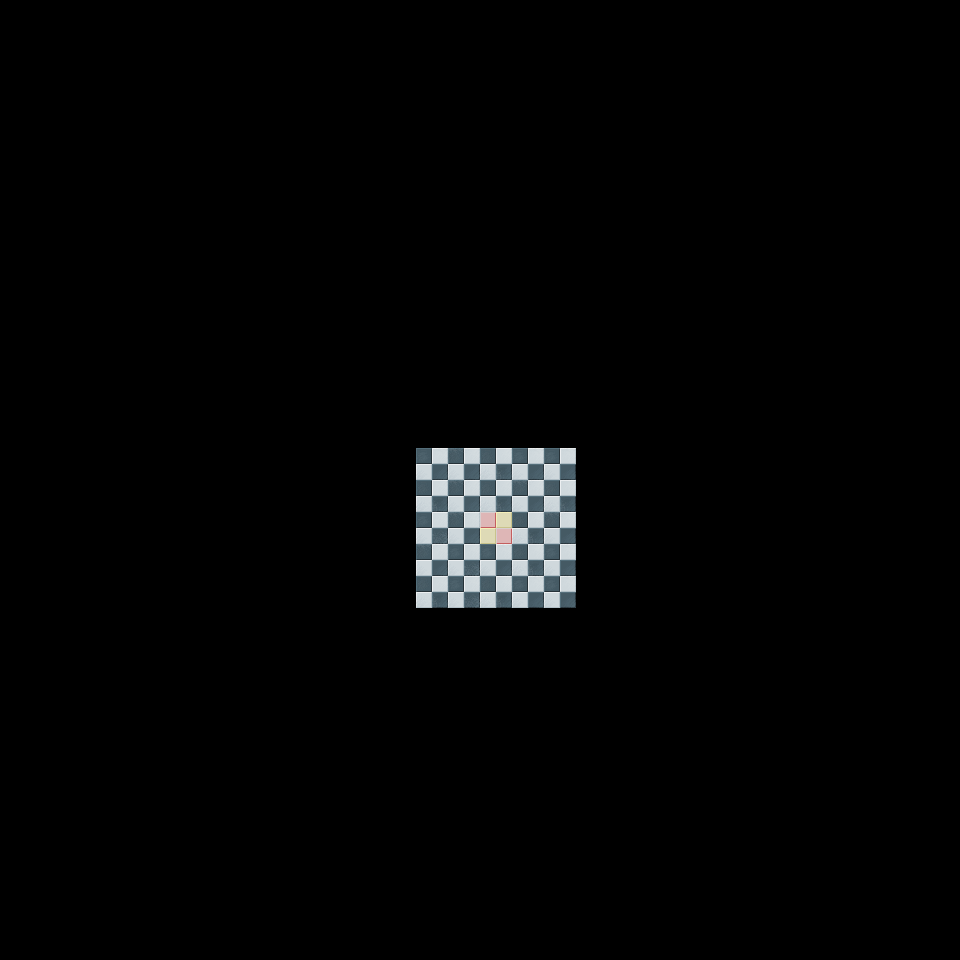

A level layout from a 2D game, rendered from its tile map. Below: a short description, then the map file with its tile-grid data intact:
An orthogonal 30x30 tile map with 32x32 px tiles, 1 tile layer (geometry).

<map version="1.8" tiledversion="1.8.6" orientation="orthogonal" renderorder="right-down" width="30" height="30" tilewidth="32" tileheight="32" infinite="0" nextlayerid="2" nextobjectid="1">
 <tileset firstgid="1" source="../tilesets/new_level_tiles.tsx" />
 <layer id="1" name="geometry" width="30" height="30">
  <data encoding="csv">
0,0,0,0,0,0,0,0,0,0,0,0,0,0,0,0,0,0,0,0,0,0,0,0,0,0,0,0,0,0,
0,0,0,0,0,0,0,0,0,0,0,0,0,0,0,0,0,0,0,0,0,0,0,0,0,0,0,0,0,0,
0,0,0,0,0,0,0,0,0,0,0,0,0,0,0,0,0,0,0,0,0,0,0,0,0,0,0,0,0,0,
0,0,0,0,0,0,0,0,0,0,0,0,0,0,0,0,0,0,0,0,0,0,0,0,0,0,0,0,0,0,
0,0,0,0,0,0,0,0,0,0,0,0,0,0,0,0,0,0,0,0,0,0,0,0,0,0,0,0,0,0,
0,0,0,0,0,0,0,0,0,0,0,0,0,0,0,0,0,0,0,0,0,0,0,0,0,0,0,0,0,0,
0,0,0,0,0,0,0,0,0,0,0,0,0,0,0,0,0,0,0,0,0,0,0,0,0,0,0,0,0,0,
0,0,0,0,0,0,0,0,0,0,0,0,0,0,0,0,0,0,0,0,0,0,0,0,0,0,0,0,0,0,
0,0,0,0,0,0,0,0,0,0,0,0,0,0,0,0,0,0,0,0,0,0,0,0,0,0,0,0,0,0,
0,0,0,0,0,0,0,0,0,0,0,0,0,0,0,0,0,0,0,0,0,0,0,0,0,0,0,0,0,0,
0,0,0,0,0,0,0,0,0,0,0,0,0,0,0,0,0,0,0,0,0,0,0,0,0,0,0,0,0,0,
0,0,0,0,0,0,0,0,0,0,0,0,0,0,0,0,0,0,0,0,0,0,0,0,0,0,0,0,0,0,
0,0,0,0,0,0,0,0,0,0,0,0,0,0,0,0,0,0,0,0,0,0,0,0,0,0,0,0,0,0,
0,0,0,0,0,0,0,0,0,0,0,0,0,0,0,0,0,0,0,0,0,0,0,0,0,0,0,0,0,0,
0,0,0,0,0,0,0,0,0,0,0,0,0,8,9,7,8,8,0,0,0,0,0,0,0,0,0,0,0,0,
0,0,0,0,0,0,0,0,0,0,0,0,0,7,9,7,9,7,0,0,0,0,0,0,0,0,0,0,0,0,
0,0,0,0,0,0,0,0,0,0,0,0,0,6,9,10,7,9,0,0,0,0,0,0,0,0,0,0,0,0,
0,0,0,0,0,0,0,0,0,0,0,0,0,9,6,8,7,8,0,0,0,0,0,0,0,0,0,0,0,0,
0,0,0,0,0,0,0,0,0,0,0,0,0,7,6,7,8,8,0,0,0,0,0,0,0,0,0,0,0,0,
0,0,0,0,0,0,0,0,0,0,0,0,0,0,0,0,0,0,0,0,0,0,0,0,0,0,0,0,0,0,
0,0,0,0,0,0,0,0,0,0,0,0,0,0,0,0,0,0,0,0,0,0,0,0,0,0,0,0,0,0,
0,0,0,0,0,0,0,0,0,0,0,0,0,0,0,0,0,0,0,0,0,0,0,0,0,0,0,0,0,0,
0,0,0,0,0,0,0,0,0,0,0,0,0,0,0,0,0,0,0,0,0,0,0,0,0,0,0,0,0,0,
0,0,0,0,0,0,0,0,0,0,0,0,0,0,0,0,0,0,0,0,0,0,0,0,0,0,0,0,0,0,
0,0,0,0,0,0,0,0,0,0,0,0,0,0,0,0,0,0,0,0,0,0,0,0,0,0,0,0,0,0,
0,0,0,0,0,0,0,0,0,0,0,0,0,0,0,0,0,0,0,0,0,0,0,0,0,0,0,0,0,0,
0,0,0,0,0,0,0,0,0,0,0,0,0,0,0,0,0,0,0,0,0,0,0,0,0,0,0,0,0,0,
0,0,0,0,0,0,0,0,0,0,0,0,0,0,0,0,0,0,0,0,0,0,0,0,0,0,0,0,0,0,
0,0,0,0,0,0,0,0,0,0,0,0,0,0,0,0,0,0,0,0,0,0,0,0,0,0,0,0,0,0,
0,0,0,0,0,0,0,0,0,0,0,0,0,0,0,0,0,0,0,0,0,0,0,0,0,0,0,0,0,0
</data>
 </layer>
</map>
